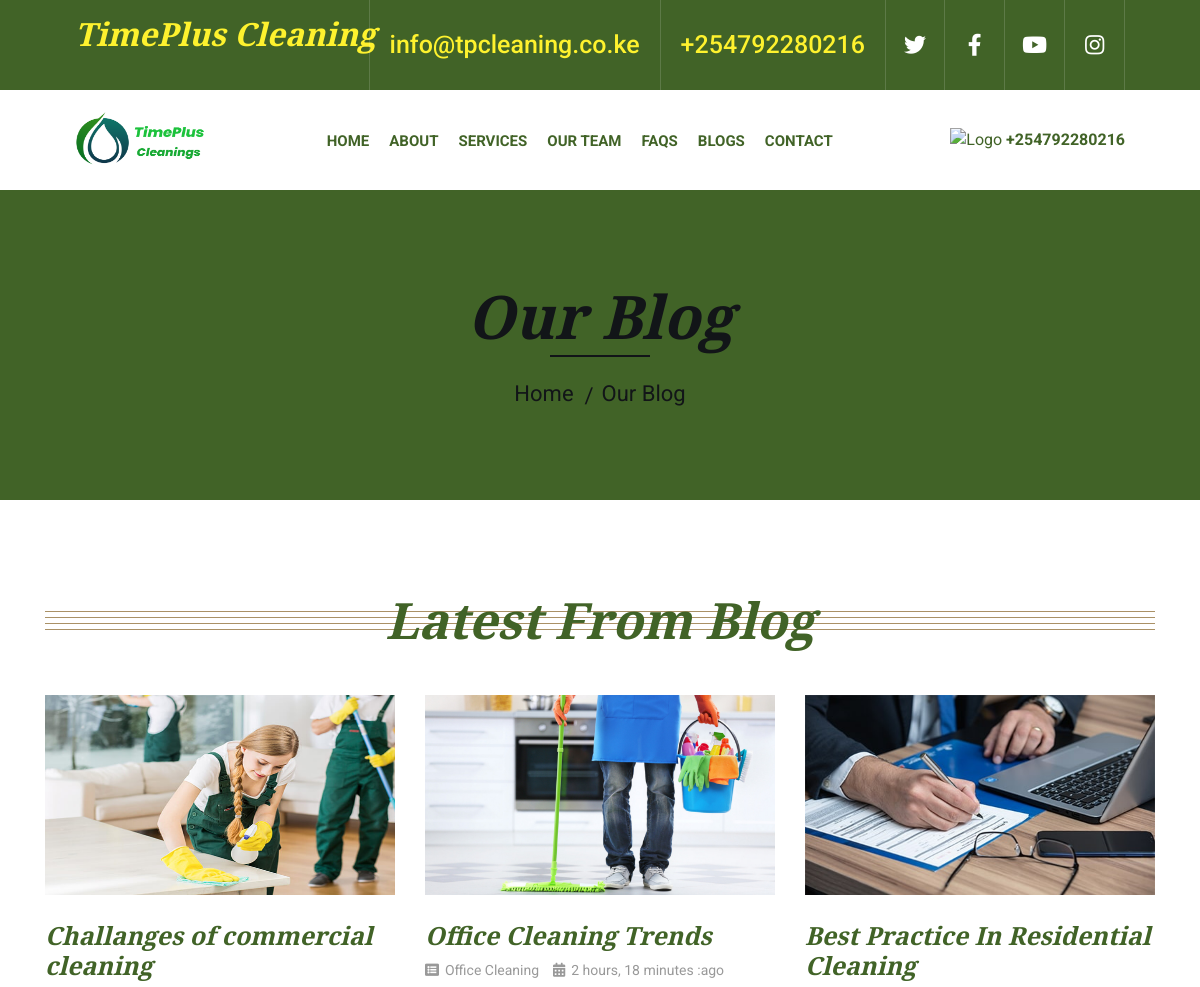
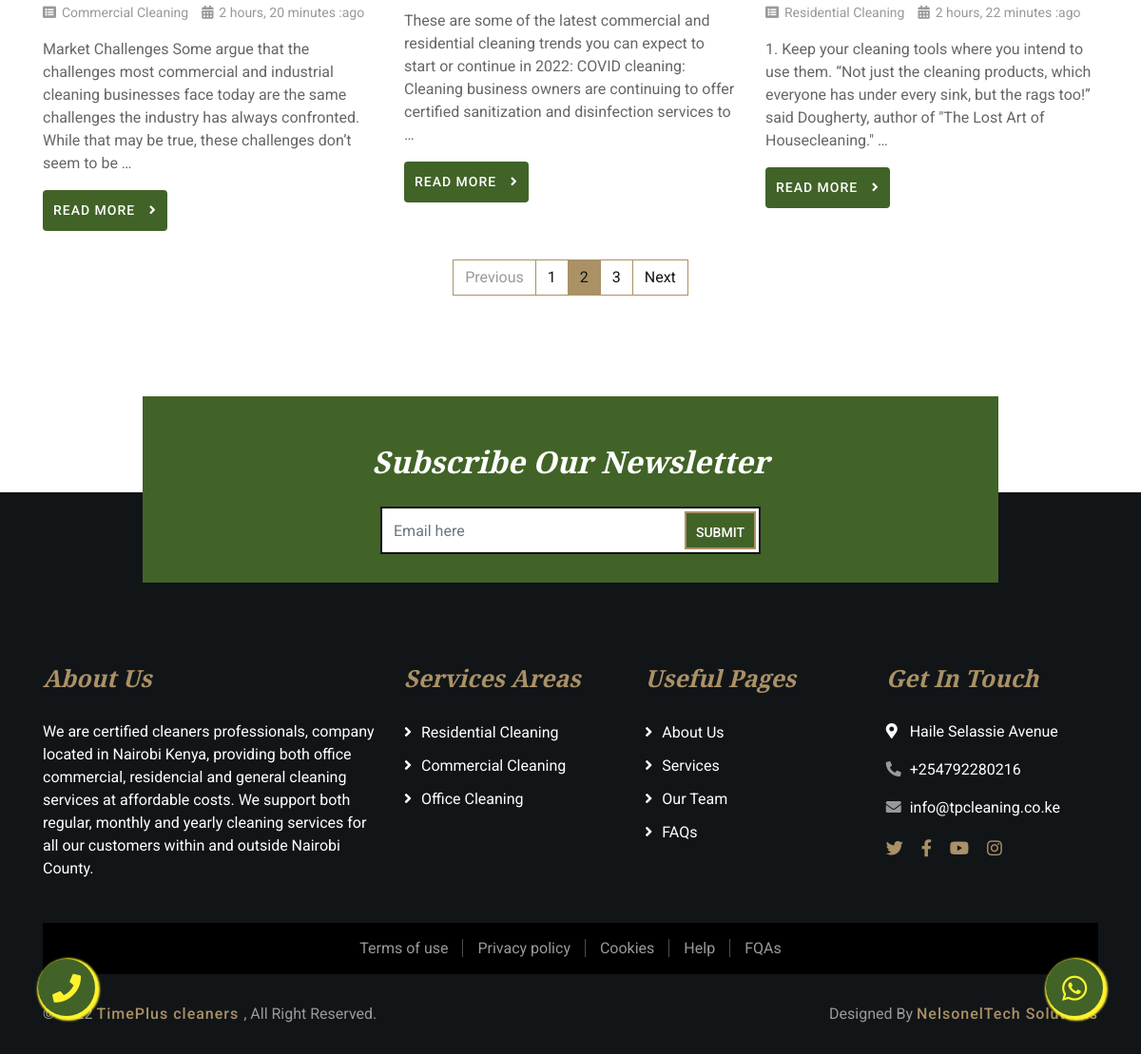
Screenshot of /blog/ with the database file from the repository (2 pictures, top to bottom).
### base/models.py (models this page shows, shortened)
class Blog(models.Model):
    host = models.ForeignKey(User, on_delete=models.SET_NULL, null=True)
    service = models.ForeignKey(Service, on_delete=models.SET_NULL, null=True)
    title = models.CharField(max_length=200)
    description = models.TextField(null=True, blank=True)
    image = models.ImageField(upload_to='static/image', null=True)
    updated = models.DateTimeField(auto_now=True)
    created = models.DateTimeField(auto_now_add=True)
    class Meta:
        ordering = ['-updated', '-created']

class Service(models.Model):
    name = models.CharField(max_length=200)
    def __str__(self):
        return self.name

### base/views.py (the view)
# urls.py: path('blog/', views.blog, name='blog'),
def blog(request):
    blogs = Blog.objects.all()
    comments = Comment.objects.all()
    paginator = Paginator(blogs, 9)
    page_number = request.GET.get('page')
    page_obj = paginator.get_page(page_number)
    context = {'blogs': blogs, 'page_obj': page_obj, 'comments': comments}
    return render(request, 'base/blog.html', context)

### base/templates/base/blog.html (shortened to what this page needs)
{% extends 'main.html' %}
{% block content %}
{% load static %}
<div class="page-header">
    <div class="container">
        <div class="row">
            <div class="col-12">
                <h2>Our Blog</h2>
            </div>
            <div class="col-12">
                <a href="{% url 'home' %}">Home</a>
                <a href="{% url 'blog' %}">Our Blog</a>
            </div>
        </div>
    </div>
</div>
<div class="blog">
    <div class="container">
        <div class="section-header">
            <h2>Latest From Blog</h2>
        </div>
        <div class="row blog-page">
            {% for blog in page_obj %}
            <div class="col-lg-4 col-md-6 blog-item">
                <img src="{{ blog.image.url }}" width="100%" height="200" alt="TimePlus Cleaning Blog">
                <h3><a class="blog-link" href="{% url 'blogDetail' blog.id %}">{{blog.title}}</a></h3>
                <div class="meta">
                    <i class="fa fa-list-alt"></i>
                    <a href="">{{ blog.service }}</a>
                    <i class="fa fa-calendar-alt"></i>
                    <p>{{ blog.created | timesince }} :ago</p>
                </div>
                <p>
                    {{ blog.description|truncatewords:35}}
                </p>
                <a class="btn" href="{% url 'blogDetail' blog.id %}">Read More <i class="fa fa-angle-right"></i></a>
            </div>
            {% endfor %}
        </div>
        <div class="row">
            <div class="col-12">
                <ul class="pagination justify-content-center">
                    <li class="page-item disabled"><a class="page-link" href="#">Previous</a></li>
                    <li class="page-item"><a class="page-link" href="#">1</a></li>
                    <li class="page-item active"><a class="page-link" href="#">2</a></li>
                    <li class="page-item"><a class="page-link" href="#">3</a></li>
                    <li class="page-item"><a class="page-link" href="#">Next</a></li>
                </ul>
            </div>
        </div>
    </div>
</div>
{% endblock %}

### static/css/style.css (style rules this page uses)
body { color: #666666; background: #ffffff; font-family: 'Roboto', sans-serif; font-weight: 400; }
h1, h2, h3, h4, h5, h6 { font-family: 'EB Garamond', serif; font-weight: 600; font-style: italic; color: #121518; }
a { color: #454545; transition: .3s; }
.page-header { position: relative; margin-bottom: 45px; padding: 90px 0; text-align: center; background: #aa9166; }
.page-header h2 { position: relative; color: #121518; font-size: 60px; font-weight: 700; margin-bottom: 20px; padding-bottom: 5px; }
.page-header h2::after { position: absolute; content: ""; width: 100px; height: 2px; left: calc(50% - 50px); bottom: 0; background: #121518; }
.page-header a { position: relative; padding: 0 12px; font-size: 22px; color: #121518; }
.page-header a::after { position: absolute; content: "/"; width: 8px; height: 8px; top: -2px; right: -7px; text-align: center; color: #121518; }
.page-header a:last-child::after { display: none; }
.section-header { position: relative; width: 100%; text-align: center; margin-bottom: 45px; }
.section-header h2 { margin: 0; position: relative; font-size: 50px; font-weight: 700; white-space: nowrap; z-index: 1; }
.section-header h2::before { position: absolute; content: ""; width: 100%; height: 7px; left: 0; top: 21px; background: transparent; border-top: 1px solid #aa9166; border-bottom: 1px solid #aa9166; z-index: -1; }
.section-header h2::after { position: absolute; content: ""; width: 100%; height: 7px; left: 0; bottom: 20px; background: transparent; border-top: 1px solid #aa9166; border-bottom: 1px solid #aa9166; z-index: -1; }
.blog { position: relative; width: 100%; padding: 45px 0; }
.blog .blog-item { position: relative; margin: 0 15px; background: #ffffff; overflow: hidden; }
.blog .blog-page .blog-item { margin: 0 0 30px 0; }
.blog .blog-item img { width: 100%; margin-bottom: 25px; }
.blog .blog-item h3 { font-size: 25px; font-weight: 600; }
.blog .blog-item .meta { padding: 0 0 15px 0; }
.blog .blog-item .meta * { display: inline-block; margin: 0; padding: 0; font-size: 14px; color: #999999; }
.blog .blog-item .meta i { margin: 0 2px 0 10px; }
.blog .blog-item .meta i:first-child { margin-left: 0; }
.blog .blog-item p { font-size: 16px; }
.blog .blog-item a.btn { padding: 0; font-size: 14px; font-weight: 500; letter-spacing: 1px; text-transform: uppercase; color: #aa9166; transition: .3s; }
.blog .blog-item a.btn i { margin-left: 10px; }
.blog .pagination .page-link { color: #121518; border-radius: 0; border-color: #aa9166; }
.blog .pagination .page-link:hover, .blog .pagination .page-item.active .page-link { color: #121518; background: #aa9166; }
.blog .pagination .disabled .page-link { color: #999999; }

### base/templates/base/blog.html (style rules this page uses)
.section-header h2 { color: #416327 !important; }
.page-header { background-color: #416327 !important; }
.blog-link { color: #416327 !important; }
.btn { color: #416327 !important; padding: 10px !important; }

### templates/footer.html (style rules this page uses)
.btn { background-color: #416327 !important; color: #ffffff !important; }

### rows the page displays
Blog: image (picture), title "Challanges of commercial cleaning", service "Commercial Cleaning", created "2 hours, 20 minutes", description "Market Challenges Some argue that the challenges most commercial and industrial cleaning businesses face today are the same challenges the industry has always confronted. While that may be true, these challenges don’t seem to be …"
Blog: image (picture), title "Office Cleaning Trends", service "Office Cleaning", created "2 hours, 18 minutes", description "These are some of the latest commercial and residential cleaning trends you can expect to start or continue in 2022: COVID cleaning: Cleaning business owners are continuing to offer certified sanitization and disinfection services to …"
Blog: image (picture), title "Best Practice In Residential Cleaning", service "Residential Cleaning", created "2 hours, 22 minutes", description "1. Keep your cleaning tools where you intend to use them. “Not just the cleaning products, which everyone has under every sink, but the rags too!” said Dougherty, author of \"The Lost Art of Housecleaning.\" …"
